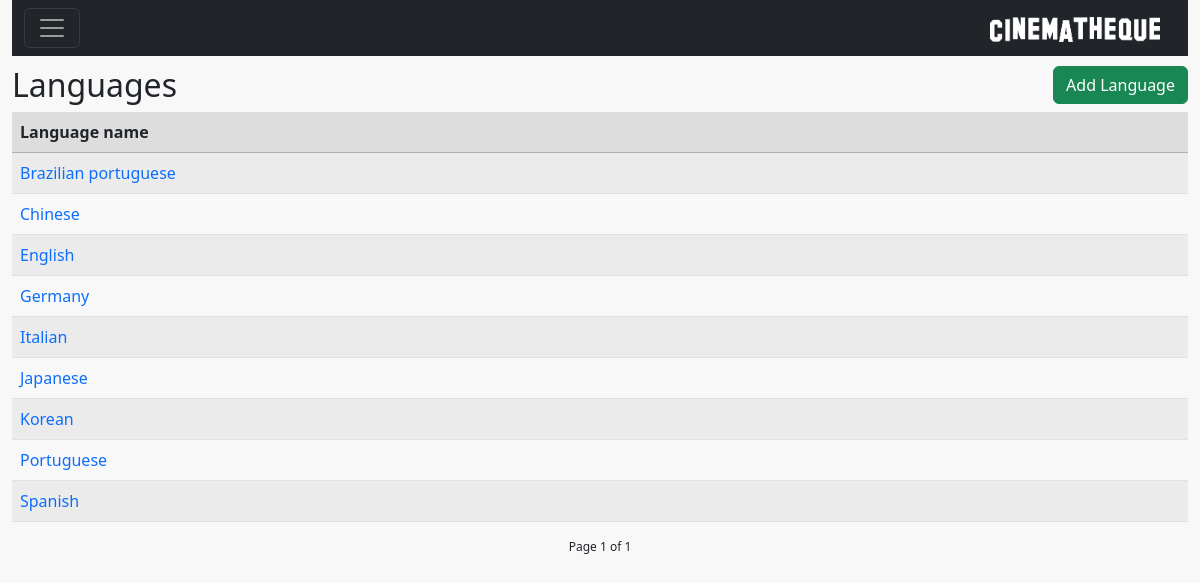
Page /languagelist (signed in) on the committed database.
### core/models.py (models this page shows, shortened)
class Base(models.Model):
    DateTimeOfInsert = models.DateTimeField(auto_now_add=True,auto_now=False)
    DateTimeOfLastUpdate = models.DateTimeField(auto_now=True)
    InsertUser = models.ForeignKey( settings.AUTH_USER_MODEL, null=True, blank=True,
                                    on_delete=models.CASCADE, related_name='+' )
    LastUpdateUser = models.ForeignKey( settings.AUTH_USER_MODEL, null=True, blank=True,
                                         on_delete=models.CASCADE, related_name='+' )
    class Meta:
        abstract = True

class Language(Base):
    NameEN = models.CharField(max_length=30)
    NamePT_BR = models.CharField(max_length=30)

### core/views.py (the view)
# urls.py: re_path(r'languagelist', languageList, name='core_language_list'),
@login_required
def languageList(request):
    languages = Language.objects.all().order_by('NameEN')
    paginator = Paginator(languages, list_page_count )
    page_number = request.GET.get("page")
    page_obj = paginator.get_page(page_number)
    data = {'userProfile': UserProfile.objects.get(User=request.user),
            'class': Language,
            'page_obj': page_obj }
    return render(request, 'core/languagelist.html', data )

### core/models.py (called while the page is built)
    def __str__(self):
        return self.User.username

    def is_superuser(self):
        return self.User.is_superuser

### templatetags/filter.py (called while the page is built)
@register.filter
def get_class_name(value):
    if f'{value._meta.verbose_name}'.capitalize() != f'{value.__class__.__name__}'.capitalize() :
        str = f'{value._meta.verbose_name}'
    else:
        str = f'{value.__class__.__name__}'.capitalize()
    return str

@register.filter
def get_class_plural_name(value):
    if f'{value._meta.verbose_name_plural}'.capitalize() != f'{value.__class__.__name__}'.capitalize() + 's':
        str = f'{value._meta.verbose_name_plural}'
    else:
        str = value.__class__.__name__ + 's'
    return str

### core/templates/core/languagelist.html
{% extends 'baselist.html' %}
{% load filter %}
{% block insertButton %}
    <a href="{% url 'core_language_insert' %}" class="btn btn-success">Add {{class|get_class_name}}</a>
{% endblock %}
{% block list %}
     <div class="col">
         <table class="table table-striped">
             <thead class="bgheadlist">
               <tr class="bgheadlist">
                 <th scope="col">Language name</th>
               </tr>
             </thead>
             <tbody>
             {% for language in page_obj %}
               <tr>
                 <td><a href="{% url 'core_language_update' language.id %}">{{language.NameEN}}</a></td>
               </tr>
               {% endfor%}
             </tbody>
         </table>
    </div>
{% endblock %}

### static/style.css (style rules this page uses)
a { text-decoration: none; }
.bgheadlist { background-color: #dddddd!important; border-bottom: 2px; border-color: #afafaf; }

### rows in the picture
Language: NameEN "Brazilian portuguese"
Language: NameEN "Chinese"
Language: NameEN "English"
Language: NameEN "Germany"
Language: NameEN "Italian"
Language: NameEN "Japanese"
Language: NameEN "Korean"
Language: NameEN "Portuguese"
Language: NameEN "Spanish"

### other values in the picture
{{ class|get_class_plural_name }} "Languages"
{{ class|get_class_name }} "Language"
{{ page_obj.number }} "1"
{{ page_obj.paginator.num_pages }} "1"
